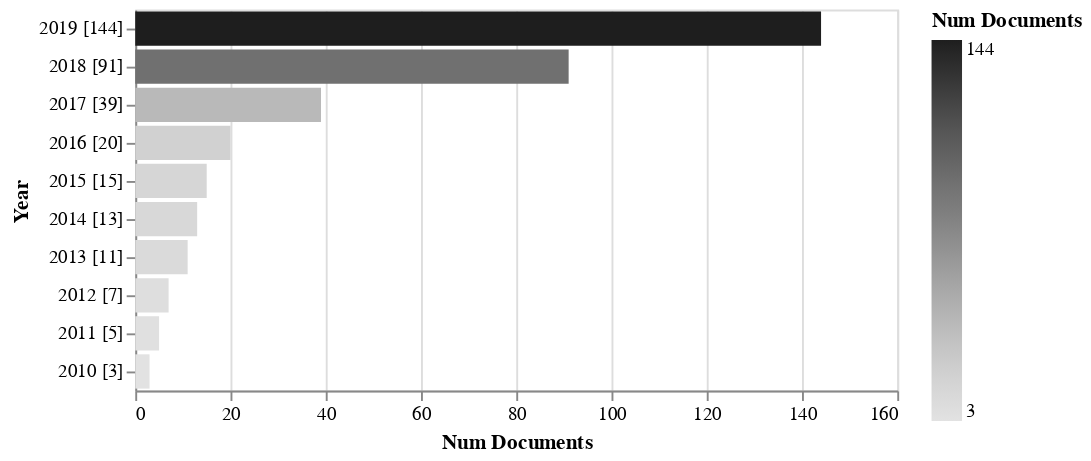

Notebook source saved alongside this figure:
### Code cell
rdf.documents_by_year(cumulative=True).altair_barhplot()

### Figure 1 — Vega-Lite specification as saved in the notebook (floating-point values rounded to 4 significant figures)
{"config": {"view": {"continuousWidth": 400, "continuousHeight": 300}}, "data": {"name": "data-78452a5cfa16d6289bbcfed733fd10e4"}, "mark": "bar", "encoding": {"color": {"type": "quantitative", "field": "Num Documents", "scale": {"scheme": "Greys"}}, "x": {"type": "quantitative", "field": "Num Documents"}, "y": {"type": "nominal", "field": "Year", "sort": {"field": "Num Documents:Q"}}}, "$schema": "https://vega.github.io/schema/vega-lite/v4.8.1.json", "datasets": {"data-78452a5cfa16d6289bbcfed733fd10e4": [{"Year": "2019 [144]", "Num Documents": 144, "ID": ["[*0*]", "[*1*]", "[*2*]", "[*3*]", "[*4*]", "[*5*]", "[*6*]", "[*7*]", "[*8*]", "[*9*]", "[*10*]", "[*11*]", "[*12*]", "[*13*]", "[*14*]", "[*15*]", "[*16*]", "[*17*]", "[*18*]", "[*19*]", "[*20*]", "[*21*]", "[*22*]", "[*23*]", "[*24*]", "[*25*]", "[*26*]", "[*27*]", "[*28*]", "[*29*]", "[*30*]", "[*31*]", "[*32*]", "[*33*]", "[*34*]", "[*35*]", "[*36*]", "[*37*]", "[*38*]", "[*39*]", "[*40*]", "[*41*]", "[*42*]", "[*43*]", "[*44*]", "[*45*]", "[*46*]", "[*47*]", "[*48*]", "[*49*]", "[*50*]", "[*51*]", "[*52*]"]}, {"Year": "2018 [91]", "Num Documents": 91, "ID": ["[*53*]", "[*54*]", "[*55*]", "[*56*]", "[*57*]", "[*58*]", "[*59*]", "[*60*]", "[*61*]", "[*62*]", "[*63*]", "[*64*]", "[*65*]", "[*66*]", "[*67*]", "[*68*]", "[*69*]", "[*70*]", "[*71*]", "[*72*]", "[*73*]", "[*74*]", "[*75*]", "[*76*]", "[*77*]", "[*78*]", "[*79*]", "[*80*]", "[*81*]", "[*82*]", "[*83*]", "[*84*]", "[*85*]", "[*86*]", "[*87*]", "[*88*]", "[*89*]", "[*90*]", "[*91*]", "[*92*]", "[*93*]", "[*94*]", "[*95*]", "[*96*]", "[*97*]", "[*98*]", "[*99*]", "[*100*]", "[*101*]", "[*102*]", "[*103*]", "[*104*]"]}, {"Year": "2017 [39]", "Num Documents": 39, "ID": ["[*105*]", "[*106*]", "[*107*]", "[*108*]", "[*109*]", "[*110*]", "[*111*]", "[*112*]", "[*113*]", "[*114*]", "[*115*]", "[*116*]", "[*117*]", "[*118*]", "[*119*]", "[*120*]", "[*121*]", "[*122*]", "[*123*]"]}, {"Year": "2016 [20]", "Num Documents": 20, "ID": ["[*124*]", "[*125*]", "[*126*]", "[*127*]", "[*128*]"]}, {"Year": "2015 [15]", "Num Documents": 15, "ID": ["[*129*]", "[*130*]"]}, {"Year": "2014 [13]", "Num Documents": 13, "ID": ["[*131*]", "[*132*]"]}, {"Year": "2013 [11]", "Num Documents": 11, "ID": ["[*133*]", "[*134*]", "[*135*]", "[*136*]"]}, {"Year": "2012 [7]", "Num Documents": 7, "ID": ["[*137*]", "[*138*]"]}, {"Year": "2011 [5]", "Num Documents": 5, "ID": ["[*139*]", "[*140*]"]}, {"Year": "2010 [3]", "Num Documents": 3, "ID": ["[*141*]", "[*142*]", "[*143*]"]}]}}
